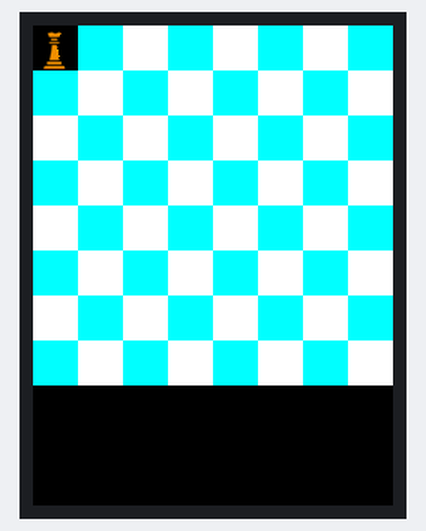
A sketch run on a simulated Arduino Uno, built with avr-gcc and run on an emulated ATmega328P. Shown: 240×320 colour display.

Above: at 0.4 s.

The sketch:

FinalProject.ino
```cpp
// #include "MCUFRIEND_kbv.h"
// #include "TouchScreen.h"
// #include <UTFTGLUE.h>

// #define YP A2 // must be an analog pin, use "An" notation!
// #define XM A3 // must be an analog pin, use "An" notation!
// #define YM 8 // can be a digital pin
// #define XP 9 // can be a digital pin

// #define setBlack() setColor(255, 178, 102)
// #define setWhite() setColor(255, 229, 204)
// #define setRed() setColor(255, 0, 0)
// const int len = 30;

// TouchScreen ts = TouchScreen(XP, YP, XM, YM, 300);
// MCUFRIEND_kbv tft;
// UTFTGLUE myScreen(0, A2, A1, A3, A4, A0);
// void setup()
// {
//     // put your setup code here, to run once:
//     myScreen.InitLCD();
//     myScreen.setFont(SmallFont);

//     Serial.begin(9600);
//     uint16_t ID = tft.readID();
//     tft.begin(ID);
// }

// void loop()
// {
//     // put your main code here, to run repeatedly:
//     int buf[318];
//     int x, x2;
//     int y, y2;
//     int r;

//     // myScreen.setRed();
//     // myScreen.fillRect(0, 0, 319, 13);
//     // myScreen.setColor(64, 64, 64);
//     // myScreen.fillRect(0, 226, 319, 239);
//     // myScreen.setColor(255, 255, 255);
//     drawBoard();
//     drawCheckers();
//     TSPoint p = ts.getPoint();
//     if (p.z > ts.pressureThreshhold) {
//         Serial.print("X = ");
//         Serial.print(p.x);
//         Serial.print("\tY = ");
//         Serial.print(p.y);
//         Serial.print("\tPressure = ");
//         Serial.println(p.z);
//     }
//     delay(100);
// }

// void drawBoard()
// {
//     myScreen.setBlack();
//     for (int x = 0; x < len * 8; x += len) {
//         for (int y = 0; y < len * 8; y += len) {
//             if ((x / len + y / len) % 2 == 0) {
//                 myScreen.setBlack();
//             } else {
//                 myScreen.setWhite();
//             }
//             myScreen.fillRect(x, y, x + len, y + len);
//         }
//     }
// }
// void drawCheckers()
// {
//     myScreen.setColor(255, 255, 255);
//     myScreen.setBackColor(255, 0, 0);
//     myScreen.print("* Universal Color TFT Display Library *", CENTER, 1);
//     myScreen.setBackColor(64, 64, 64);
//     myScreen.setColor(255, 255, 0);
//     myScreen.print("<http://www.RinkyDinkElectronics.com/>", CENTER, 227);
// }

#include "MCUFRIEND_kbv.h"
MCUFRIEND_kbv tft;

#define LOWFLASH (defined(__AVR_ATmega328P__) && defined(MCUFRIEND_KBV_H_))

#include "bitmap_RGB.h"
#include "bitmap_mono.h"

#define BLACK 0x0000
#define BLUE 0x001F
#define RED 0xF800
#define GREEN 0x07E0
#define CYAN 0x07FF
#define MAGENTA 0xF81F
#define YELLOW 0xFFE0
#define WHITE 0xFFFF
#define GREY 0x8410
#define ORANGE 0xE880

const int len = 30;

void setup()
{
    Serial.begin(9600);
    uint16_t ID = tft.readID();
    tft.begin(ID);
    //    invertmap(betty_1_bmp + 62, 8960);
    //    while (1);
}

// GFX drawBitmap() expects each row to be on 8-bit boundary.  i.e. pad = 7
// Mono BMP rows are on 32-bit boundary. i.e. pad = 31,  rows are in RVS order.
// FreeFont bitmaps have no padding.  i.e. pad = 0.   e.g. 5x4 bitmap is in 3 bytes
// void showbgd(int x, int y, const uint8_t* bmp, int w, int h, uint16_t color, uint16_t bg, uint8_t pad = 7)
// {
//     int yy, xx;
//     uint8_t first = 1, RVS = pad & 0x80;
//     uint16_t pixel;
//     pad &= 31;
//     uint16_t wid = (w + pad) & ~pad; // bits per row
//     tft.setAddrWindow(x, y, x + w - 1, y + h - 1); //
//     for (yy = 0; yy < h; yy++) {
//         uint32_t ofs = (RVS ? (h - yy - 1) : yy) * wid; // bit offset
//         const uint8_t* p = bmp + (ofs >> 3); // flash address
//         uint8_t mask = 0x80 >> (ofs & 7); // bit mask
//         uint8_t c = pgm_read_byte(p++);
//         for (xx = 0; xx < w; xx++) {
//             if (mask == 0) {
//                 c = pgm_read_byte(p++);
//                 mask = 0x80;
//             }
//             pixel = (c & mask) ? color : bg;
//             tft.pushColors(&pixel, 1, first);
//             first = 0;
//             mask >>= 1;
//         }
//     }
//     tft.setAddrWindow(0, 0, tft.width() - 1, tft.height() - 1);
// }

// void msg_time(int x, int y, String msg, uint32_t t)
// {
//     t = millis() - t;
//     tft.setCursor(x, y);
//     tft.print(msg);
//     tft.print(t);
//     tft.print(F("ms"));
// }

void loop(void)
{
    int x = 5, y, w = 128, h = 64;
    uint32_t t;
    const int SZ = w * h / 8;
    uint8_t sram[SZ];
    memcpy_P(sram, tractor_128x64, SZ);

    tft.fillScreen(BLACK);
    drawBoard();
    tft.drawRGBBitmap(0, 0, Queen, 30, 30);
    // y = 0;
    // t = millis();
    // tft.drawBitmap(x, y, tractor_128x64, 128, 64, BLUE);
    // msg_time(0, y + 66, F("drawBitmap() transparent flash "), t);
    // y = 80;
    // t = millis();
    // tft.drawBitmap(x, y, tractor_128x64, 128, 64, RED, YELLOW);
    // msg_time(0, y + 66, F("drawBitmap() background flash "), t);
    // y = 160;
    // t = millis();
    // tft.fillRect(x, y, w, h, GREY);
    // tft.drawBitmap(x, y, sram, 128, 64, GREEN);
    // msg_time(0, y + 66, F("drawBitmap() fill bgd SRAM "), t);
    // y = 240;
    // t = millis();
    // showbgd(x, y, tractor_128x64, 128, 64, MAGENTA, YELLOW);
    // msg_time(0, y + 66, F("pushColors() background flash "), t);
    delay(5000);

    // tft.fillScreen(BLACK);
    // y = 0;
    // t = millis();
    // tft.drawRGBBitmap(x, y, marilyn_64x64, 64, 64);
    // msg_time(0, y + 66, "drawRGBBitmap() flash ", t);
    // y = 80;
    // t = millis();
    // tft.setAddrWindow(x, y, x + 64 - 1, y + 64 - 1);
    // tft.pushColors((const uint8_t*)marilyn_64x64, 64 * 64, 1, false);
    // tft.setAddrWindow(0, 0, tft.width() - 1, tft.height() - 1);
    // msg_time(0, y + 66, F("pushColors() flash "), t);
    // y = 160;
    // t = millis();
    // w = 64;
    // tft.fillRect(x, y, w, h, GREY);
    // tft.drawRGBBitmap(x, y, marilyn_64x64, magnify_64x64, 64, 64);
    // msg_time(0, y + 66, F("drawRGBBitmap() with mask "), t);
    // y = 240;
    // t = millis();
    // w = 64;
    // tft.fillRect(x, y, w, h, GREY);
    // tft.drawRGBBitmap(x, y, marilyn_64x64, magnify_inv_64x64, 64, 64);
    // msg_time(0, y + 66, F("drawRGBBitmap() with mask "), t);
    // delay(5000);
}
void drawBoard()
{
    for (int x = 0; x < len * 8; x += len) {
        for (int y = 0; y < len * 8; y += len) {
            if ((x / len + y / len) % 2 == 0) {
                tft.fillRect(x, y, len, len, WHITE);
            } else {
                tft.fillRect(x, y, len, len, CYAN);
            }
        }
    }
}
```

Source omitted: bitmap_RGB.h (data table, 104862 bytes), bitmap_mono.h (36334 bytes)

Measured:
- what the display in image 0 shows lasts 5.0 s, from 0.3 s to 5.3 s
